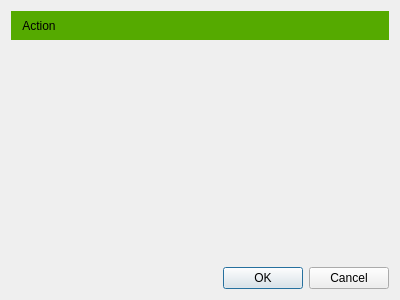
<?xml version="1.0" encoding="UTF-8"?>
<ui version="4.0">
 <class>Dialog</class>
 <widget class="QDialog" name="Dialog">
  <property name="geometry">
   <rect>
    <x>0</x>
    <y>0</y>
    <width>400</width>
    <height>300</height>
   </rect>
  </property>
  <property name="windowTitle">
   <string>Dialog</string>
  </property>
  <layout class="QVBoxLayout" name="verticalLayout">
   <item>
    <widget class="QToolBar" name="mToolbar">
     <property name="styleSheet">
      <string notr="true">background-color: rgb(85, 170, 0);</string>
     </property>
     <property name="iconSize">
      <size>
       <width>18</width>
       <height>18</height>
      </size>
     </property>
     <property name="floatable">
      <bool>false</bool>
     </property>
     <addaction name="actionAction"/>
    </widget>
   </item>
   <item>
    <spacer name="verticalSpacer">
     <property name="orientation">
      <enum>Qt::Vertical</enum>
     </property>
     <property name="sizeHint" stdset="0">
      <size>
       <width>20</width>
       <height>40</height>
      </size>
     </property>
    </spacer>
   </item>
   <item>
    <widget class="QDialogButtonBox" name="buttonBox">
     <property name="orientation">
      <enum>Qt::Horizontal</enum>
     </property>
     <property name="standardButtons">
      <set>QDialogButtonBox::Cancel|QDialogButtonBox::Ok</set>
     </property>
    </widget>
   </item>
  </layout>
  <action name="actionAction">
   <property name="text">
    <string>Action</string>
   </property>
  </action>
 </widget>
 <resources/>
 <connections>
  <connection>
   <sender>buttonBox</sender>
   <signal>accepted()</signal>
   <receiver>Dialog</receiver>
   <slot>accept()</slot>
   <hints>
    <hint type="sourcelabel">
     <x>248</x>
     <y>254</y>
    </hint>
    <hint type="destinationlabel">
     <x>157</x>
     <y>274</y>
    </hint>
   </hints>
  </connection>
  <connection>
   <sender>buttonBox</sender>
   <signal>rejected()</signal>
   <receiver>Dialog</receiver>
   <slot>reject()</slot>
   <hints>
    <hint type="sourcelabel">
     <x>316</x>
     <y>260</y>
    </hint>
    <hint type="destinationlabel">
     <x>286</x>
     <y>274</y>
    </hint>
   </hints>
  </connection>
 </connections>
</ui>
